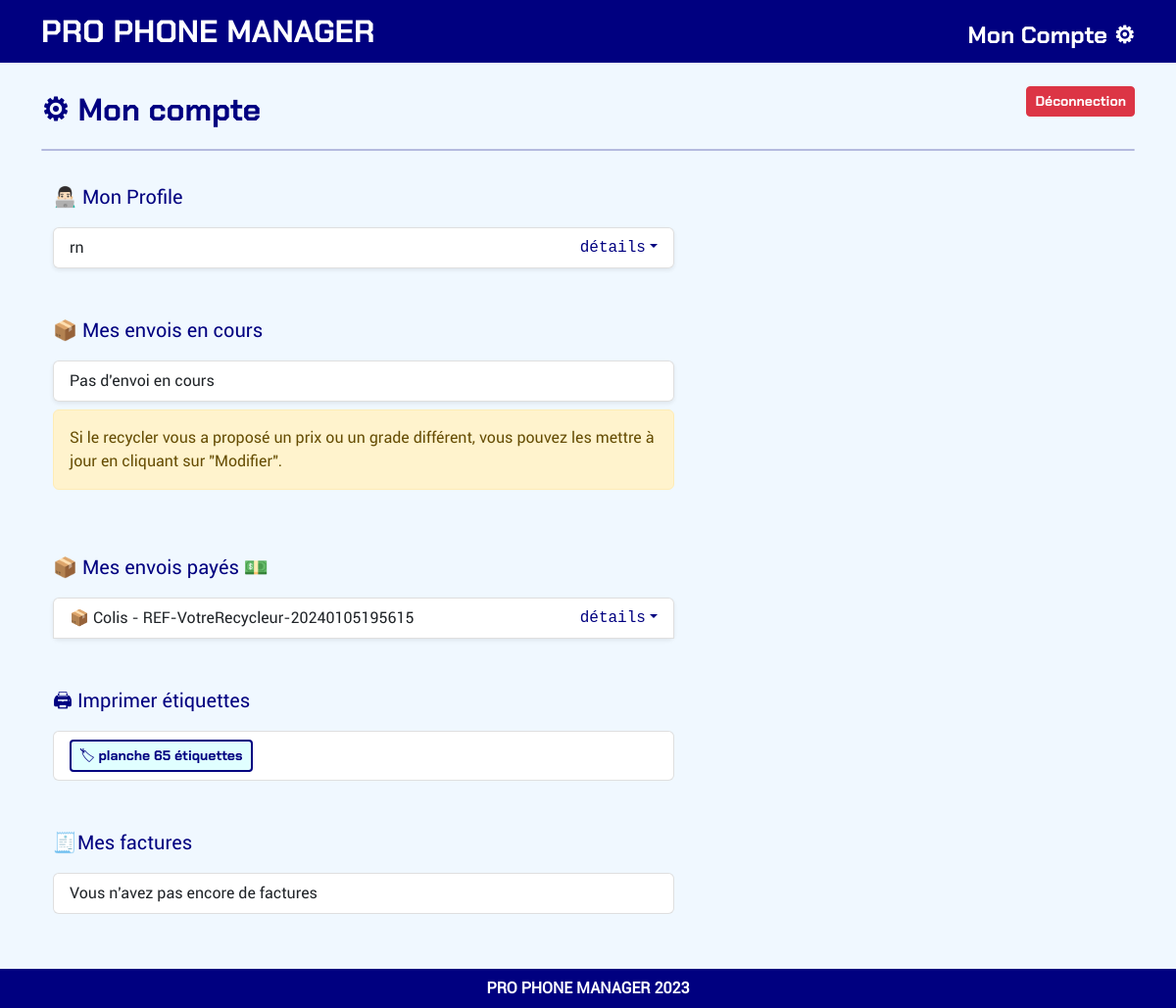
The page /settings/ (signed in) on the database as committed earlier.
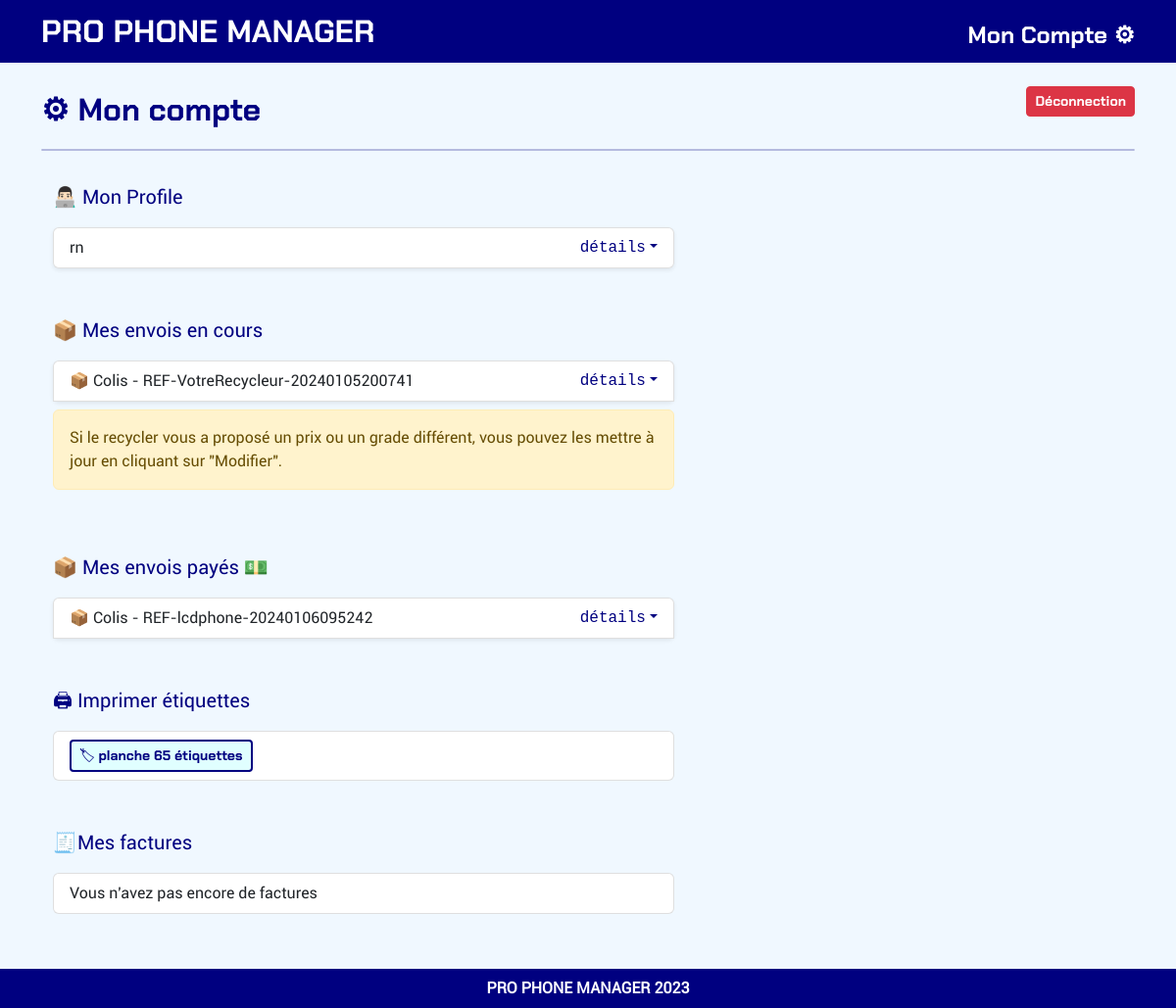
The same page on the database as committed later.
### listings/models.py (models this page shows, shortened)
class Package(models.Model):
    reference = models.CharField(max_length=40, unique=True)
    brokenscreens = models.ManyToManyField('BrokenScreen', related_name='packages')
    date_shipped = models.DateTimeField(auto_now_add=True)
    is_shipped = models.BooleanField(default=False)
    is_paid = models.BooleanField(default=False)
    total_value = models.DecimalField(max_digits=10, decimal_places=2, default=0)
    def get_brokenscreen_fields(self):
        brokenscreen_instances = list(self.brokenscreens.all())
        logger.info(f"get_brokenscreen_fields() returned: {type(brokenscreen_instances)}")
        return brokenscreen_instances

### listings/views.py (the view)
# urls.py: path('settings/', settings_view, name='settings_view'),
@login_required
def settings_view(request):
    repair_store = RepairStore.objects.get(user=request.user)
    unique_references = Package.objects.filter(brokenscreens__repairstore=repair_store).values_list('reference', flat=True).distinct()
    packages_info = {}
    non_paid_packages = []  # Nouvelle variable pour stocker les packages non payés
    for reference in unique_references:
        package = Package.objects.get(reference=reference)
        brokenscreen_fields = package.get_brokenscreen_fields()
        packages_info[reference] = {
            'package': package,
            'brokenscreen_fields': brokenscreen_fields,
        }
        if not package.is_paid:
            non_paid_packages.append(package)
    has_paid_packages = any(package_info['package'].is_paid for package_info in packages_info.values())
    context = {
        'repair_store': repair_store,
        'packages_info': packages_info,
        'has_paid_packages': has_paid_packages,
        'non_paid_packages': non_paid_packages,
    }
    return render(request, 'settings_view.html', context)

### listings/models.py (called while the page is built)
    def __str__(self):
        return self.value

    def __str__(self):
        return self.screenbrand

    def __str__(self):
        return f"{self.screenmodel}"

### listings/templates/settings_view.html (shortened to what this page needs)
{% extends "base_webapp.html" %}
{% load static %}
{% block page_title %}
<span>⚙ Mon compte</span>
<span>
    <a class="btn btn-sm btn-danger float-end" style="cursor:pointer;" data-bs-toggle="modal" data-bs-target="#logoutModal">Déconnection</a>
</span>
{% endblock page_title %}
{% block page_content %}
<div class="row mb-4 md-mb-5 mb-lg-5">
	<div class="col-12 col-md-8 col-lg-7 mb-3 fs-5 text-blue">👨🏻‍💻 Mon Profile</div>
	<div class="col-12 col-md-8 col-lg-7">
		<ul class="list-group shadow-sm">
			<li class="list-group-item fs-6">
				<span>{{ user.username }}</span>
				<span class="float-end font-monospace text-blue fs-6 dropdown-toggle">détails</span>
			</li>
		</ul>
	</div>
</div>
<div class="row mb-5">
    <div class="col-12 col-md-8 col-lg-7 mb-3 fs-5 text-blue">📦 Mes envois en cours</div>
    <div class="col-12 col-md-8 col-lg-7">
        {% if non_paid_packages|length == 0 %}
            <ul class="list-group shadow-sm">
                <li class="list-group-item fs-6">Pas d'envoi en cours</li>
            </ul>
        {% else %}
            <ul class="list-group shadow-sm">
                {% for package in non_paid_packages %}
                    <li class="list-group-item fs-6">
                        <span class="float-end font-monospace text-blue fs-6 dropdown-toggle" data-bs-toggle="collapse" href="#collapseShipments{{ package.reference }}" role="button" aria-expanded="false" aria-controls="collapseShipments{{ package.reference }}">détails</span>
                        📦 Colis - {{ package.reference }}
                    </li>
                {% endfor %}
            </ul>
        {% endif %}
        <div class="alert alert-warning mt-2" role="alert">
            Si le recycler vous a proposé un prix ou un grade différent, vous pouvez les mettre à jour en cliquant sur "Modifier".
        </div>
    </div>
</div>
<div class="row mb-5">
    <div class="col-12 col-md-8 col-lg-7 mb-3 fs-5 text-blue">📦 Mes envois payés 💵</div>
    <div class="col-12 col-md-8 col-lg-7">
        <ul class="list-group shadow-sm">
            {% for reference, package_info in packages_info.items %}
                {% if package_info.package.is_paid %}
                    <li class="list-group-item fs-6">
                        <span class="float-end font-monospace text-blue fs-6 dropdown-toggle" data-bs-toggle="collapse" href="#collapseShipments{{ reference }}" role="button" aria-expanded="false" aria-controls="collapseShipments{{ reference }}">détails</span>
                        📦 Colis - {{ reference }}
                    </li>
                {% endif %}
            {% endfor %}
        </ul>
    </div>
</div>
<div class="row mb-5">
	<div class="col-12 col-md-8 col-lg-7 mb-3 fs-5 text-blue">🖨 Imprimer étiquettes</div>
	<div class="col-12 col-md-8 col-lg-7">
		<ul class="list-group">
			<li class="list-group-item">
				<a href="{% url 'stickers' %}" class="btn btn-sm btn-outline-blue" target="blank">🏷 planche 65 étiquettes</a>
            </li>
		</ul>
	</div>
</div>
<div class="row mb-5">
    <div class="col-12 col-md-8 col-lg-7 mb-3 fs-5 text-blue">🧾Mes factures</div>
    <div class="col-12 col-md-8 col-lg-7">
        <ul class="list-group">
            <li class="list-group-item">
                Vous n'avez pas encore de factures
            </li>
        </ul>
    </div>
</div>
{% endblock page_content %}

Rows that differ between the two databases and show on the page:
removed Package: reference "REF-VotreRecycleur-20240105195615"
added Package: reference "REF-VotreRecycleur-20240105200741"
added Package: reference "REF-lcdphone-20240106095242"
Other text that changed with them:
text no longer shown: "Pas d'envoi en cours"
